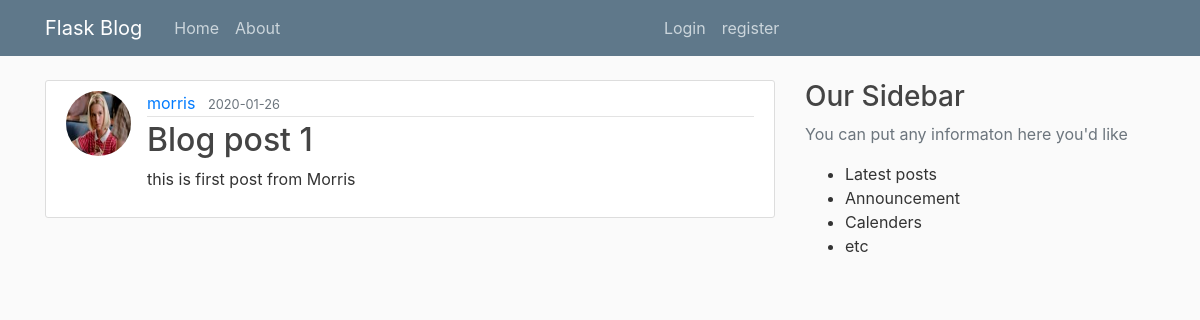
Page /post/3 on the earlier database version.
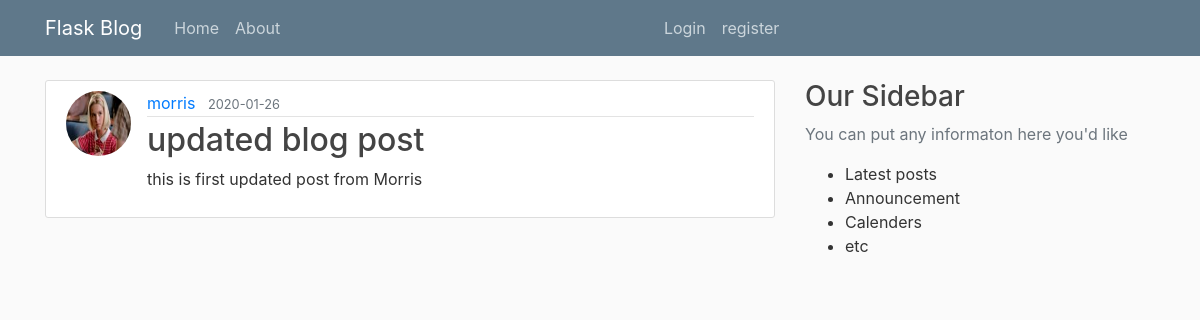
Same page on the later database version.
### flaskblog/models.py (models this page shows, shortened)
class Post(db.Model):
    id = db.Column(db.Integer, primary_key=True)
    title  = db.Column(db.String(20), nullable=False)
    date_posted = db.Column(db.DateTime, nullable=False, default=datetime.utcnow)
    content = db.Column(db.Text, nullable=False)
    user_id = db.Column(db.Integer,db.ForeignKey('user.id'), nullable=False)

### flaskblog/routes.py (the view)
@app.route('/post/<int:post_id>')
def post(post_id):
    post  = Post.query.get_or_404(post_id)
    return render_template('post.html', title = post.title, post=post)

### flaskblog/templates/post.html (shortened to what this page needs)
{% extends 'layout.html' %}
{% block content %}
       <article class="media content-section">
        <img src="{{url_for('static',filename='profile_Pics/' + post.author.image_file)}}" alt="" class="rounded-circle article-img">
        <div class="media-body">
          <div class="article-metadata">
            <a class="mr-2" href="#">{{ post.author.username }}</a>
            <small class="text-muted">{{ post.date_posted.strftime('%Y-%m-%d') }}</small>
          </div>
          <h2 class="article-title">{{ post.title }}</h2>
          <p class="article-content">{{ post.content }}</p>
        </div>
      </article>
 {% endblock content %}

Differences in the rows shown:
changed Post: title "Blog post 1" → "updated blog post"; content "this is first post from Morris" → "this is first updated post from Morris"
